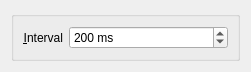
<?xml version="1.0" encoding="UTF-8"?>
<ui version="4.0">
 <class>fcitx5osk::Fcitx5OskEffectConfig</class>
 <widget class="QWidget" name="fcitx5osk::Fcitx5OskEffectConfig">
  <property name="geometry">
   <rect>
    <x>0</x>
    <y>0</y>
    <width>251</width>
    <height>50</height>
   </rect>
  </property>
  <layout class="QVBoxLayout">
   <item>
    <widget class="QGroupBox" name="groupBox">
     <layout class="QGridLayout" name="gridLayout">
      <item row="0" column="0">
       <widget class="QLabel" name="label">
        <property name="text">
         <string>&amp;Interval</string>
        </property>
        <property name="alignment">
         <set>Qt::AlignRight|Qt::AlignTrailing|Qt::AlignVCenter</set>
        </property>
        <property name="buddy">
         <cstring>kcfg_Interval</cstring>
        </property>
       </widget>
      </item>
      <item row="0" column="1">
       <widget class="QSpinBox" name="kcfg_Interval">
        <property name="sizePolicy">
         <sizepolicy hsizetype="Expanding" vsizetype="Fixed">
          <horstretch>0</horstretch>
          <verstretch>0</verstretch>
         </sizepolicy>
        </property>
        <property name="suffix">
         <string> ms</string>
        </property>
        <property name="maximum">
         <number>5000</number>
        </property>
        <property name="value">
         <number>200</number>
        </property>
       </widget>
      </item>
     </layout>
    </widget>
   </item>
  </layout>
 </widget>
 <resources/>
 <connections/>
</ui>
